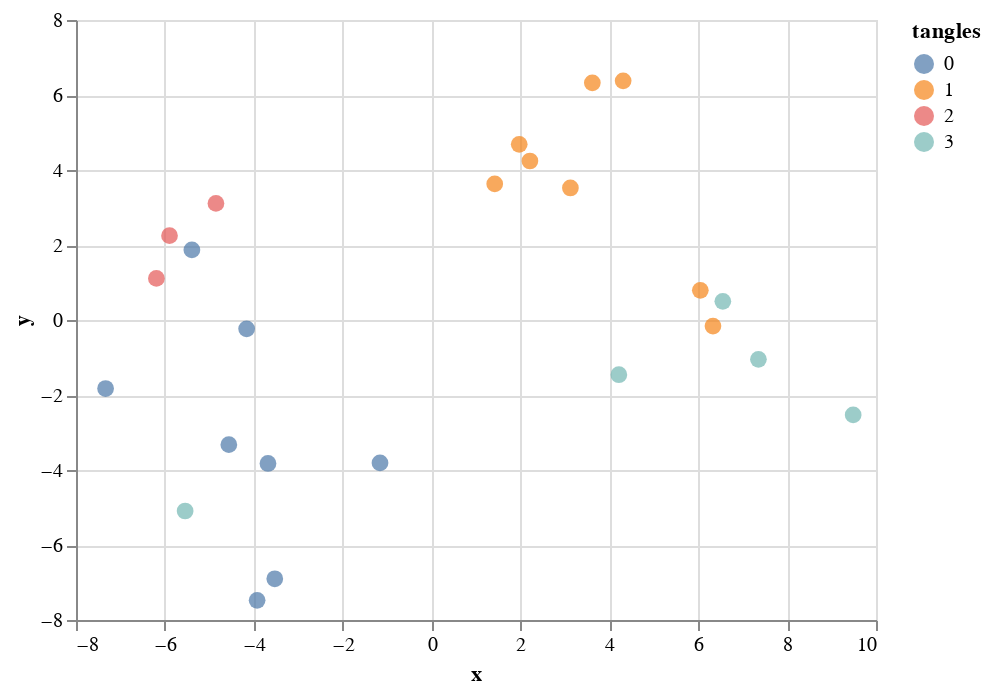
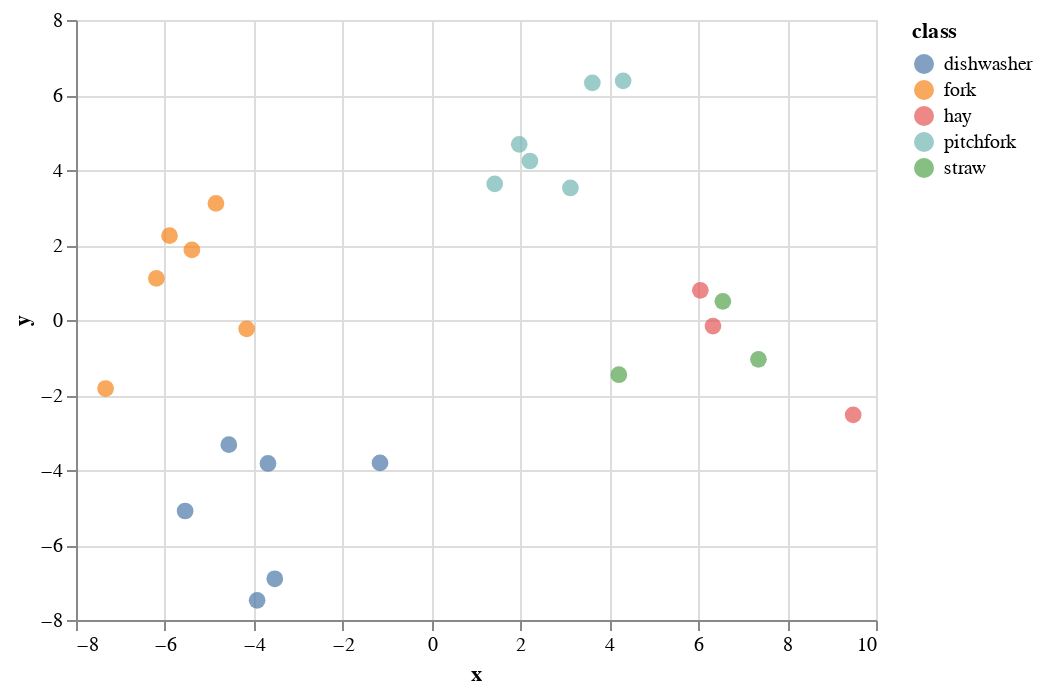

Write notebook code for charts like these, in order.
### Code cell
#plt.scatter(embedding_in_imageset[:, 0], embedding_in_imageset[:, 1], marker=u"+")
classes = [ines_data.image_info[i]["class"] for i in indices_in_imageset]
df_plot = pd.DataFrame({"x": embedding_in_imageset[:, 0], "y": embedding_in_imageset[:, 1], "tangles": tangles_pred_in_imageset.astype(int), "class": classes})
alt.Chart(df_plot).mark_circle(size=70).encode(x="x", y="y", color="tangles:N").display()
alt.Chart(df_plot).mark_circle(size=70).encode(x="x", y="y", color="class").display()

### Figure 1 — Vega-Lite specification as saved in the notebook (floating-point values rounded to 4 significant figures)
{"config": {"view": {"continuousWidth": 400, "continuousHeight": 300}}, "data": {"name": "data-cfed30bbda199068b4a228443bd5374c"}, "mark": {"type": "circle", "size": 70}, "encoding": {"color": {"type": "nominal", "field": "tangles"}, "x": {"type": "quantitative", "field": "x"}, "y": {"type": "quantitative", "field": "y"}}, "$schema": "https://vega.github.io/schema/vega-lite/v4.8.1.json", "datasets": {"data-cfed30bbda199068b4a228443bd5374c": [{"x": -4.561, "y": -3.324, "tangles": 0, "class": "dishwasher"}, {"x": -5.545, "y": -5.093, "tangles": 3, "class": "dishwasher"}, {"x": -1.16, "y": -3.811, "tangles": 0, "class": "dishwasher"}, {"x": -3.925, "y": -7.475, "tangles": 0, "class": "dishwasher"}, {"x": -3.68, "y": -3.826, "tangles": 0, "class": "dishwasher"}, {"x": -3.527, "y": -6.9, "tangles": 0, "class": "dishwasher"}, {"x": -4.851, "y": 3.109, "tangles": 2, "class": "fork"}, {"x": -5.896, "y": 2.248, "tangles": 2, "class": "fork"}, {"x": -4.161, "y": -0.2362, "tangles": 0, "class": "fork"}, {"x": -7.334, "y": -1.827, "tangles": 0, "class": "fork"}, {"x": -6.191, "y": 1.11, "tangles": 2, "class": "fork"}, {"x": -5.393, "y": 1.87, "tangles": 0, "class": "fork"}, {"x": 9.486, "y": -2.532, "tangles": 3, "class": "hay"}, {"x": 6.047, "y": 0.7911, "tangles": 1, "class": "hay"}, {"x": 6.332, "y": -0.1622, "tangles": 1, "class": "hay"}, {"x": 4.311, "y": 6.377, "tangles": 1, "class": "pitchfork"}, {"x": 1.972, "y": 4.684, "tangles": 1, "class": "pitchfork"}, {"x": 2.213, "y": 4.24, "tangles": 1, "class": "pitchfork"}, {"x": 3.124, "y": 3.521, "tangles": 1, "class": "pitchfork"}, {"x": 1.421, "y": 3.629, "tangles": 1, "class": "pitchfork"}, {"x": 3.618, "y": 6.324, "tangles": 1, "class": "pitchfork"}, {"x": 4.214, "y": -1.459, "tangles": 3, "class": "straw"}, {"x": 6.554, "y": 0.4981, "tangles": 3, "class": "straw"}, {"x": 7.355, "y": -1.048, "tangles": 3, "class": "straw"}]}}

### Figure 2 — Vega-Lite specification as saved in the notebook (floating-point values rounded to 4 significant figures)
{"config": {"view": {"continuousWidth": 400, "continuousHeight": 300}}, "data": {"name": "data-cfed30bbda199068b4a228443bd5374c"}, "mark": {"type": "circle", "size": 70}, "encoding": {"color": {"type": "nominal", "field": "class"}, "x": {"type": "quantitative", "field": "x"}, "y": {"type": "quantitative", "field": "y"}}, "$schema": "https://vega.github.io/schema/vega-lite/v4.8.1.json", "datasets": {"data-cfed30bbda199068b4a228443bd5374c": [{"x": -4.561, "y": -3.324, "tangles": 0, "class": "dishwasher"}, {"x": -5.545, "y": -5.093, "tangles": 3, "class": "dishwasher"}, {"x": -1.16, "y": -3.811, "tangles": 0, "class": "dishwasher"}, {"x": -3.925, "y": -7.475, "tangles": 0, "class": "dishwasher"}, {"x": -3.68, "y": -3.826, "tangles": 0, "class": "dishwasher"}, {"x": -3.527, "y": -6.9, "tangles": 0, "class": "dishwasher"}, {"x": -4.851, "y": 3.109, "tangles": 2, "class": "fork"}, {"x": -5.896, "y": 2.248, "tangles": 2, "class": "fork"}, {"x": -4.161, "y": -0.2362, "tangles": 0, "class": "fork"}, {"x": -7.334, "y": -1.827, "tangles": 0, "class": "fork"}, {"x": -6.191, "y": 1.11, "tangles": 2, "class": "fork"}, {"x": -5.393, "y": 1.87, "tangles": 0, "class": "fork"}, {"x": 9.486, "y": -2.532, "tangles": 3, "class": "hay"}, {"x": 6.047, "y": 0.7911, "tangles": 1, "class": "hay"}, {"x": 6.332, "y": -0.1622, "tangles": 1, "class": "hay"}, {"x": 4.311, "y": 6.377, "tangles": 1, "class": "pitchfork"}, {"x": 1.972, "y": 4.684, "tangles": 1, "class": "pitchfork"}, {"x": 2.213, "y": 4.24, "tangles": 1, "class": "pitchfork"}, {"x": 3.124, "y": 3.521, "tangles": 1, "class": "pitchfork"}, {"x": 1.421, "y": 3.629, "tangles": 1, "class": "pitchfork"}, {"x": 3.618, "y": 6.324, "tangles": 1, "class": "pitchfork"}, {"x": 4.214, "y": -1.459, "tangles": 3, "class": "straw"}, {"x": 6.554, "y": 0.4981, "tangles": 3, "class": "straw"}, {"x": 7.355, "y": -1.048, "tangles": 3, "class": "straw"}]}}
